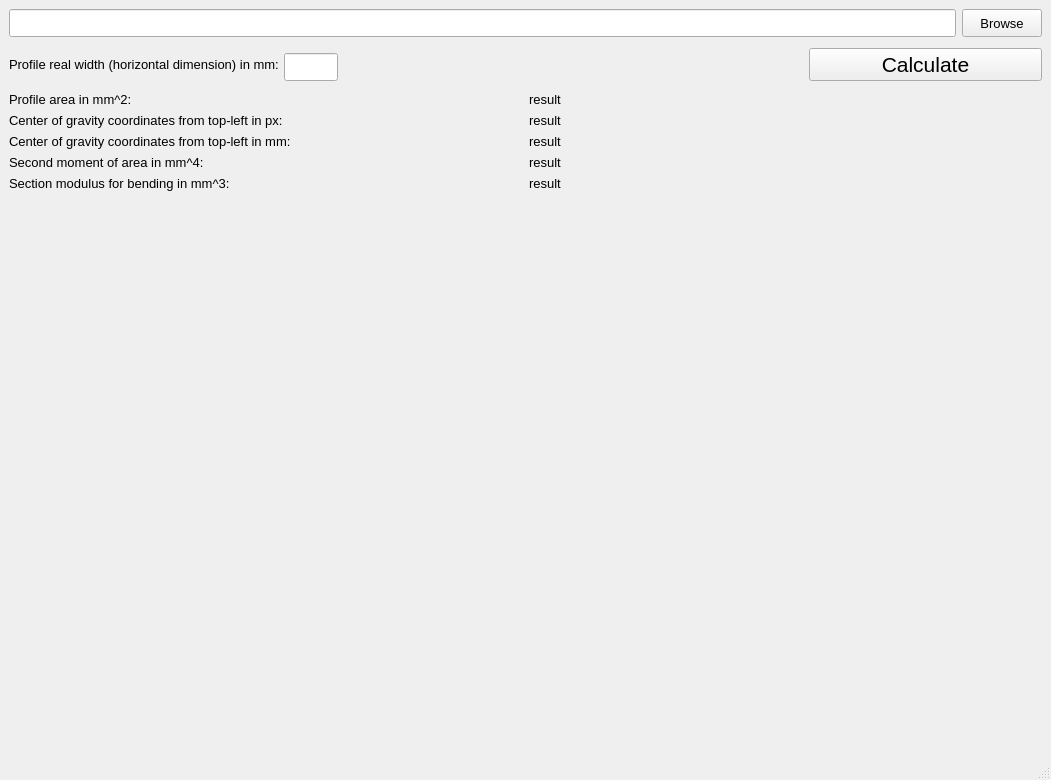
<?xml version="1.0" encoding="UTF-8"?>
<ui version="4.0">
 <class>MainWindow</class>
 <widget class="QMainWindow" name="MainWindow">
  <property name="geometry">
   <rect>
    <x>0</x>
    <y>0</y>
    <width>1051</width>
    <height>780</height>
   </rect>
  </property>
  <property name="sizePolicy">
   <sizepolicy hsizetype="Preferred" vsizetype="Preferred">
    <horstretch>0</horstretch>
    <verstretch>0</verstretch>
   </sizepolicy>
  </property>
  <property name="windowTitle">
   <string>MainWindow</string>
  </property>
  <widget class="QWidget" name="centralwidget">
   <property name="sizePolicy">
    <sizepolicy hsizetype="Expanding" vsizetype="Expanding">
     <horstretch>0</horstretch>
     <verstretch>0</verstretch>
    </sizepolicy>
   </property>
   <layout class="QGridLayout" name="gridLayout_2">
    <item row="0" column="0">
     <layout class="QGridLayout" name="gridLayout">
      <item row="0" column="0">
       <layout class="QVBoxLayout" name="verticalLayout_6">
        <item>
         <layout class="QHBoxLayout" name="horizontalLayout_19">
          <item>
           <widget class="QLineEdit" name="filename">
            <property name="enabled">
             <bool>true</bool>
            </property>
            <property name="sizePolicy">
             <sizepolicy hsizetype="Expanding" vsizetype="Preferred">
              <horstretch>0</horstretch>
              <verstretch>0</verstretch>
             </sizepolicy>
            </property>
            <property name="minimumSize">
             <size>
              <width>0</width>
              <height>28</height>
             </size>
            </property>
            <property name="font">
             <font>
              <pointsize>10</pointsize>
             </font>
            </property>
            <property name="text">
             <string/>
            </property>
           </widget>
          </item>
          <item>
           <widget class="QPushButton" name="browse">
            <property name="sizePolicy">
             <sizepolicy hsizetype="Preferred" vsizetype="Preferred">
              <horstretch>0</horstretch>
              <verstretch>0</verstretch>
             </sizepolicy>
            </property>
            <property name="minimumSize">
             <size>
              <width>0</width>
              <height>28</height>
             </size>
            </property>
            <property name="font">
             <font>
              <pointsize>10</pointsize>
             </font>
            </property>
            <property name="text">
             <string>Browse</string>
            </property>
           </widget>
          </item>
         </layout>
        </item>
        <item>
         <layout class="QHBoxLayout" name="horizontalLayout_20" stretch="1,0,10,5">
          <property name="spacing">
           <number>5</number>
          </property>
          <property name="topMargin">
           <number>5</number>
          </property>
          <property name="bottomMargin">
           <number>5</number>
          </property>
          <item>
           <widget class="QLabel" name="width_desc">
            <property name="font">
             <font>
              <pointsize>10</pointsize>
             </font>
            </property>
            <property name="text">
             <string>Profile real width (horizontal dimension) in mm:</string>
            </property>
           </widget>
          </item>
          <item>
           <widget class="QLineEdit" name="width_input">
            <property name="sizePolicy">
             <sizepolicy hsizetype="Preferred" vsizetype="Preferred">
              <horstretch>0</horstretch>
              <verstretch>0</verstretch>
             </sizepolicy>
            </property>
            <property name="minimumSize">
             <size>
              <width>0</width>
              <height>28</height>
             </size>
            </property>
            <property name="maximumSize">
             <size>
              <width>54</width>
              <height>22</height>
             </size>
            </property>
            <property name="font">
             <font>
              <pointsize>10</pointsize>
             </font>
            </property>
            <property name="text">
             <string/>
            </property>
           </widget>
          </item>
          <item>
           <spacer name="horizontalSpacer">
            <property name="orientation">
             <enum>Qt::Horizontal</enum>
            </property>
            <property name="sizeHint" stdset="0">
             <size>
              <width>350</width>
              <height>20</height>
             </size>
            </property>
           </spacer>
          </item>
          <item>
           <widget class="QPushButton" name="calculate">
            <property name="sizePolicy">
             <sizepolicy hsizetype="Preferred" vsizetype="Preferred">
              <horstretch>0</horstretch>
              <verstretch>0</verstretch>
             </sizepolicy>
            </property>
            <property name="font">
             <font>
              <pointsize>16</pointsize>
              <weight>50</weight>
              <bold>false</bold>
             </font>
            </property>
            <property name="text">
             <string>Calculate</string>
            </property>
           </widget>
          </item>
         </layout>
        </item>
        <item>
         <layout class="QHBoxLayout" name="horizontalLayout_13">
          <item>
           <widget class="QLabel" name="area_desc">
            <property name="font">
             <font>
              <pointsize>10</pointsize>
             </font>
            </property>
            <property name="text">
             <string>Profile area in mm^2:</string>
            </property>
           </widget>
          </item>
          <item>
           <widget class="QLabel" name="area_result">
            <property name="font">
             <font>
              <pointsize>10</pointsize>
             </font>
            </property>
            <property name="text">
             <string>result</string>
            </property>
            <property name="textInteractionFlags">
             <set>Qt::LinksAccessibleByMouse|Qt::TextSelectableByKeyboard|Qt::TextSelectableByMouse</set>
            </property>
           </widget>
          </item>
         </layout>
        </item>
        <item>
         <layout class="QHBoxLayout" name="horizontalLayout_14">
          <item>
           <widget class="QLabel" name="cog_px_desc">
            <property name="font">
             <font>
              <pointsize>10</pointsize>
             </font>
            </property>
            <property name="text">
             <string>Center of gravity coordinates from top-left in px:</string>
            </property>
           </widget>
          </item>
          <item>
           <widget class="QLabel" name="cog_px_result">
            <property name="font">
             <font>
              <pointsize>10</pointsize>
             </font>
            </property>
            <property name="text">
             <string>result</string>
            </property>
            <property name="textInteractionFlags">
             <set>Qt::LinksAccessibleByMouse|Qt::TextSelectableByKeyboard|Qt::TextSelectableByMouse</set>
            </property>
           </widget>
          </item>
         </layout>
        </item>
        <item>
         <layout class="QHBoxLayout" name="horizontalLayout_15">
          <item>
           <widget class="QLabel" name="cog_mm_desc">
            <property name="font">
             <font>
              <pointsize>10</pointsize>
             </font>
            </property>
            <property name="text">
             <string>Center of gravity coordinates from top-left in mm:</string>
            </property>
           </widget>
          </item>
          <item>
           <widget class="QLabel" name="cog_mm_result">
            <property name="font">
             <font>
              <pointsize>10</pointsize>
             </font>
            </property>
            <property name="text">
             <string>result</string>
            </property>
            <property name="textInteractionFlags">
             <set>Qt::LinksAccessibleByMouse|Qt::TextSelectableByKeyboard|Qt::TextSelectableByMouse</set>
            </property>
           </widget>
          </item>
         </layout>
        </item>
        <item>
         <layout class="QHBoxLayout" name="horizontalLayout_16">
          <item>
           <widget class="QLabel" name="moa2_desc">
            <property name="font">
             <font>
              <pointsize>10</pointsize>
             </font>
            </property>
            <property name="text">
             <string>Second moment of area in mm^4:</string>
            </property>
           </widget>
          </item>
          <item>
           <widget class="QLabel" name="moa2_result">
            <property name="font">
             <font>
              <pointsize>10</pointsize>
             </font>
            </property>
            <property name="text">
             <string>result</string>
            </property>
            <property name="textInteractionFlags">
             <set>Qt::LinksAccessibleByMouse|Qt::TextSelectableByKeyboard|Qt::TextSelectableByMouse</set>
            </property>
           </widget>
          </item>
         </layout>
        </item>
        <item>
         <layout class="QHBoxLayout" name="horizontalLayout_17">
          <item>
           <widget class="QLabel" name="secmod_desc">
            <property name="font">
             <font>
              <pointsize>10</pointsize>
             </font>
            </property>
            <property name="text">
             <string>Section modulus for bending in mm^3:</string>
            </property>
           </widget>
          </item>
          <item>
           <widget class="QLabel" name="secmod_result">
            <property name="font">
             <font>
              <pointsize>10</pointsize>
             </font>
            </property>
            <property name="text">
             <string>result</string>
            </property>
            <property name="textInteractionFlags">
             <set>Qt::LinksAccessibleByMouse|Qt::TextSelectableByKeyboard|Qt::TextSelectableByMouse</set>
            </property>
           </widget>
          </item>
         </layout>
        </item>
       </layout>
      </item>
      <item row="1" column="0">
       <layout class="QVBoxLayout" name="verticalLayout_5" stretch="0">
        <item>
         <widget class="QLabel" name="image_label">
          <property name="sizePolicy">
           <sizepolicy hsizetype="Expanding" vsizetype="Expanding">
            <horstretch>0</horstretch>
            <verstretch>0</verstretch>
           </sizepolicy>
          </property>
          <property name="text">
           <string/>
          </property>
          <property name="scaledContents">
           <bool>false</bool>
          </property>
          <property name="alignment">
           <set>Qt::AlignCenter</set>
          </property>
         </widget>
        </item>
       </layout>
      </item>
     </layout>
    </item>
   </layout>
  </widget>
  <widget class="QStatusBar" name="statusbar"/>
 </widget>
 <resources/>
 <connections/>
</ui>
